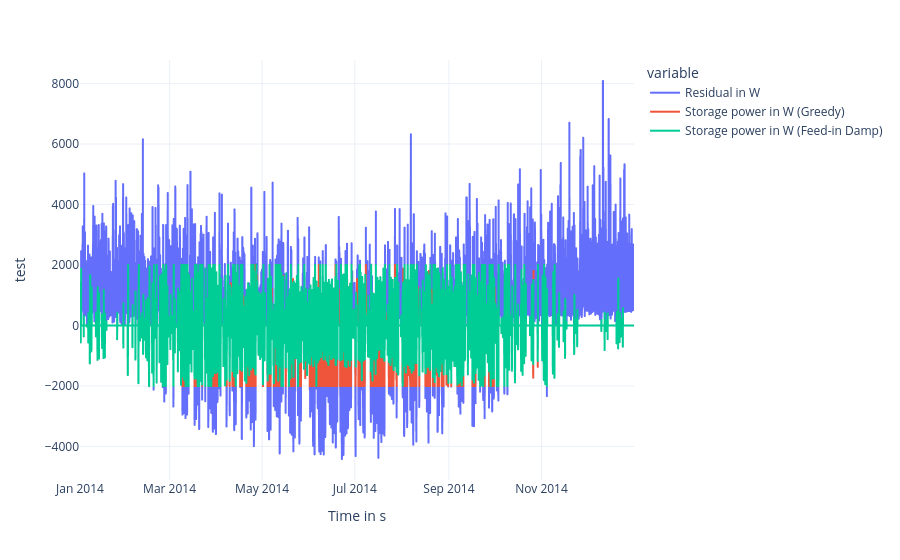

The code cell stored with this chart in its notebook:
### Markdown cell above
### Storage power

### Code cell
df[["Residual in W", "Storage power in W (Greedy)", "Storage power in W (Feed-in Damp)"]].plot(template=template, labels={"value": "test"})

### Figure 1 — Plotly figure (JSON) as saved in the notebook; plotly's stock layout.template omitted (floating-point values rounded to 4 significant figures; data arrays with more than 128 entries replaced by an {"elided": "..."} marker saying what was removed)
{"data": [{"hovertemplate": "variable=Residual in W<br>Time in s=%{x}<br>test=%{y}<extra></extra>", "legendgroup": "Residual in W", "line": {"color": "#636efa", "dash": "solid"}, "marker": {"symbol": "circle"}, "mode": "lines", "name": "Residual in W", "showlegend": true, "type": "scattergl", "x": {"elided": "8759 str values"}, "xaxis": "x", "y": {"elided": "8759 float values"}, "yaxis": "y"}, {"hovertemplate": "variable=Storage power in W (Greedy)<br>Time in s=%{x}<br>test=%{y}<extra></extra>", "legendgroup": "Storage power in W (Greedy)", "line": {"color": "#EF553B", "dash": "solid"}, "marker": {"symbol": "circle"}, "mode": "lines", "name": "Storage power in W (Greedy)", "showlegend": true, "type": "scattergl", "x": {"elided": "8759 str values"}, "xaxis": "x", "y": {"elided": "8759 float values"}, "yaxis": "y"}, {"hovertemplate": "variable=Storage power in W (Feed-in Damp)<br>Time in s=%{x}<br>test=%{y}<extra></extra>", "legendgroup": "Storage power in W (Feed-in Damp)", "line": {"color": "#00cc96", "dash": "solid"}, "marker": {"symbol": "circle"}, "mode": "lines", "name": "Storage power in W (Feed-in Damp)", "showlegend": true, "type": "scattergl", "x": {"elided": "8759 str values"}, "xaxis": "x", "y": {"elided": "8759 float values"}, "yaxis": "y"}], "layout": {"legend": {"title": {"text": "variable"}, "tracegroupgap": 0}, "margin": {"t": 60}, "xaxis": {"anchor": "y", "domain": [0, 1], "title": {"text": "Time in s"}}, "yaxis": {"anchor": "x", "domain": [0, 1], "title": {"text": "test"}}}}
